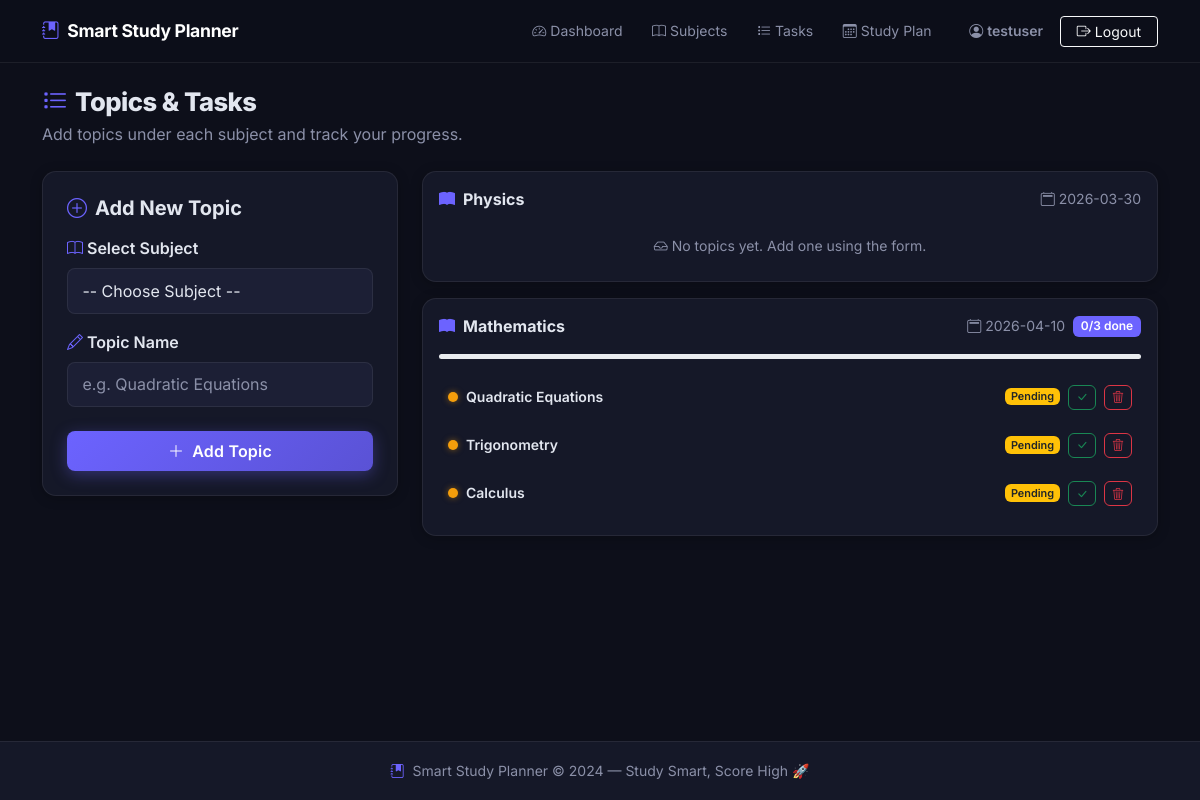
Page /tasks (signed in) on the committed database.
### tables this page shows
CREATE TABLE subjects (
            id           INTEGER PRIMARY KEY AUTOINCREMENT,
            user_id      INTEGER NOT NULL,
            subject_name TEXT    NOT NULL,
            exam_date    TEXT    NOT NULL,
            FOREIGN KEY (user_id) REFERENCES users(id) ON DELETE CASCADE
        );

CREATE TABLE tasks (
            id         INTEGER PRIMARY KEY AUTOINCREMENT,
            subject_id INTEGER NOT NULL,
            topic_name TEXT    NOT NULL,
            status     TEXT    NOT NULL DEFAULT 'Pending',
            FOREIGN KEY (subject_id) REFERENCES subjects(id) ON DELETE CASCADE
        );

### routes/task.py (the view)
@task_bp.route('/tasks')
@login_required
def tasks():
    db = get_db()
    subjects = db.execute(
        'SELECT * FROM subjects WHERE user_id = ? ORDER BY exam_date',
        (session['user_id'],)
    ).fetchall()
    task_map = {}
    for subj in subjects:
        task_map[subj['id']] = db.execute(
            'SELECT * FROM tasks WHERE subject_id = ? ORDER BY id',
            (subj['id'],)
        ).fetchall()
    db.close()
    return render_template('add_task.html', subjects=subjects, task_map=task_map)

### models/db_setup.py (called while the page is built)
def get_db():
    conn = sqlite3.connect(DB_PATH)
    conn.row_factory = sqlite3.Row  # Access columns by name
    conn.execute("PRAGMA foreign_keys = ON")
    return conn

### routes/task.py (called while the page is built)
def login_required(f):
    from functools import wraps
    @wraps(f)
    def decorated(*args, **kwargs):
        if 'user_id' not in session:
            flash('Please log in to access this page.', 'warning')
            return redirect(url_for('auth.login'))
        return f(*args, **kwargs)
    return decorated

### templates/add_task.html (shortened to what this page needs)
{% extends "base.html" %}
{% block content %}
<section class="py-4">
  <div class="container">
    <h1 class="page-title mb-1"><i class="bi bi-list-task text-accent me-2"></i>Topics & Tasks</h1>
    <p class="text-muted mb-4">Add topics under each subject and track your progress.</p>
    <div class="row g-4">
      <div class="col-lg-4">
        <div class="ssp-card p-4 sticky-top" style="top: 90px;">
          <h5 class="fw-bold mb-3"><i class="bi bi-plus-circle text-accent me-2"></i>Add New Topic</h5>
          {% if subjects %}
            <form action="{{ url_for('task.add_task') }}" method="POST" id="addTaskForm" novalidate>
              <div class="mb-3">
                <label for="subject_id" class="form-label fw-semibold">
                  <i class="bi bi-book me-1 text-accent"></i>Select Subject
                </label>
                <select id="subject_id" name="subject_id" class="form-select ssp-input" required>
                  <option value="">-- Choose Subject --</option>
                </select>
              </div>
              <div class="mb-4">
                <label for="topic_name" class="form-label fw-semibold">
                  <i class="bi bi-pencil me-1 text-accent"></i>Topic Name
                </label>
                <input type="text" id="topic_name" name="topic_name"
                       class="form-control ssp-input" placeholder="e.g. Quadratic Equations"
                       required />
              </div>
              <button type="submit" class="btn btn-accent w-100 py-2 fw-semibold">
                <i class="bi bi-plus-lg me-2"></i>Add Topic
              </button>
            </form>
          {% endif %}
        </div>
      </div>
      <div class="col-lg-8">
        {% if subjects %}
          {% for s in subjects %}
            {% set tasks_for_subject = task_map[s.id] %}
            <div class="ssp-card mb-3 p-3">
              <div class="d-flex align-items-center justify-content-between mb-3 flex-wrap gap-2">
                <h6 class="fw-bold mb-0">
                  <i class="bi bi-book-fill text-accent me-2"></i>{{ s.subject_name }}
                </h6>
                <div class="d-flex align-items-center gap-2">
                  <small class="text-muted"><i class="bi bi-calendar2 me-1"></i>{{ s.exam_date }}</small>
                  {% set done = tasks_for_subject | selectattr('status', 'equalto', 'Completed') | list | length %}
                  {% set total = tasks_for_subject | length %}
                  {% if total > 0 %}
                    <span class="badge bg-accent">{{ done }}/{{ total }} done</span>
                  {% endif %}
                </div>
              </div>
              {% if tasks_for_subject %}
                {% set pct = ((tasks_for_subject | selectattr('status', 'equalto', 'Completed') | list | length) / (tasks_for_subject | length) * 100) | round(0) %}
                <div class="progress mb-3" style="height:5px;">
                </div>
              {% endif %}
              {% if tasks_for_subject %}
                <ul class="list-unstyled mb-0">
                  {% for task in tasks_for_subject %}
                    <li class="task-row d-flex align-items-center gap-2 py-2 px-2 rounded-2 mb-1
                        {% if task.status == 'Completed' %}task-row-done{% endif %}">
                      <span class="task-status-dot {% if task.status == 'Completed' %}done{% else %}pending{% endif %} flex-shrink-0"></span>
                      <span class="flex-grow-1 small fw-semibold
                            {% if task.status == 'Completed' %}text-decoration-line-through text-muted{% endif %}">
                        {{ task.topic_name }}
                      </span>
                      <span class="badge {% if task.status == 'Completed' %}bg-success{% else %}bg-warning text-dark{% endif %} badge-sm flex-shrink-0">
                        {{ task.status }}
                      </span>
                      <form action="{{ url_for('task.complete_task', task_id=task.id) }}" method="POST" class="flex-shrink-0">
                        <button type="submit" class="btn btn-xs {% if task.status == 'Completed' %}btn-outline-warning{% else %}btn-outline-success{% endif %}"
                                title="{% if task.status == 'Completed' %}Mark Pending{% else %}Mark Complete{% endif %}">
                          <i class="bi {% if task.status == 'Completed' %}bi-arrow-counterclockwise{% else %}bi-check-lg{% endif %}"></i>
                        </button>
                      </form>
                      <form action="{{ url_for('task.delete_task', task_id=task.id) }}" method="POST" class="flex-shrink-0"
                            onsubmit="return confirm('Delete topic \'{{ task.topic_name }}\'?')">
                        <button type="submit" class="btn btn-xs btn-outline-danger" title="Delete">
                          <i class="bi bi-trash3"></i>
                        </button>
                      </form>
                    </li>
                  {% endfor %}
                </ul>
              {% else %}
                <p class="text-muted small mb-0 text-center py-2">
                  <i class="bi bi-inbox me-1"></i>No topics yet. Add one using the form.
                </p>
              {% endif %}
            </div>
          {% endfor %}
        {% endif %}
      </div>
    </div>
  </div>
</section>
{% endblock %}

### static/css/style.css (style rules this page uses)
:root { --accent: #6c63ff; --accent-dark: #5a52d5; --accent-light: rgba(108, 99, 255, 0.12); --bg-base: #0d0f1a; --bg-card: #151828; --bg-card2: #1c1f35; --border: rgba(255,255,255,0.07); --text: #e2e6ef; --text-muted: #8b90a8; --success: #22c55e; --warning: #f59e0b; --danger: #ef4444; --green: #22c55e; --radius: 14px; --radius-sm: 8px; --shadow: 0 8px 32px rgba(0,0,0,0.4); --shadow-sm: 0 2px 12px rgba(0,0,0,0.25); --transition: 0.25s ease; }
*, *::before, *::after { box-sizing: border-box; }
html { scroll-behavior: smooth; }
body { font-family: 'Inter', sans-serif; background-color: var(--bg-base); color: var(--text); min-height: 100vh; display: flex; flex-direction: column; line-height: 1.6; }
.text-accent { color: var(--accent) !important; }
.btn-accent { background: linear-gradient(135deg, var(--accent), var(--accent-dark)); color: #fff !important; border: none; border-radius: var(--radius-sm); font-weight: 600; letter-spacing: 0.2px; box-shadow: 0 4px 16px rgba(108,99,255,0.35); transition: transform var(--transition), box-shadow var(--transition), opacity var(--transition); }
.btn-xs { padding: 2px 7px; font-size: 0.75rem; border-radius: 6px; line-height: 1.6; }
.badge-sm { font-size: .68rem; padding: .3em .55em; }
.bg-accent { background-color: var(--accent) !important; }
.ssp-card { background: var(--bg-card); border: 1px solid var(--border); border-radius: var(--radius); box-shadow: var(--shadow-sm); transition: box-shadow var(--transition); }
.ssp-input { background: var(--bg-card2) !important; border: 1px solid var(--border) !important; color: var(--text) !important; border-radius: var(--radius-sm) !important; padding: .6rem .9rem !important; transition: border-color var(--transition), box-shadow var(--transition); }
.ssp-input::placeholder { color: var(--text-muted) !important; }
.form-select.ssp-input option { background: var(--bg-card2); color: var(--text); }
.page-title { font-size: 1.6rem; font-weight: 800; letter-spacing: -0.5px; }
.task-status-dot { width: 10px; height: 10px; border-radius: 50%; flex-shrink: 0; }
.task-status-dot.pending { background: var(--warning); box-shadow: 0 0 6px rgba(245,158,11,0.5); }
.task-row { border: 1px solid transparent; transition: background var(--transition), border-color var(--transition); }
.btn-accent { animation: pulseGlow 3s ease-in-out infinite; }
.form-label { color: var(--text); margin-bottom: .4rem; }
.text-muted { color: var(--text-muted) !important; }
.badge { font-weight: 600; }

### rows in the picture
subjects: subject_name "Physics", exam_date "2026-03-30", shows "No topics yet. Add one using the form."
subjects: subject_name "Mathematics", exam_date "2026-04-10", done "0", total "3"
tasks: topic_name "Quadratic Equations", status "Pending"
tasks: topic_name "Trigonometry", status "Pending"
tasks: topic_name "Calculus", status "Pending"

### other values in the picture
{{ session.get('username') }} "testuser"
{{ 2024 }} "2024"
